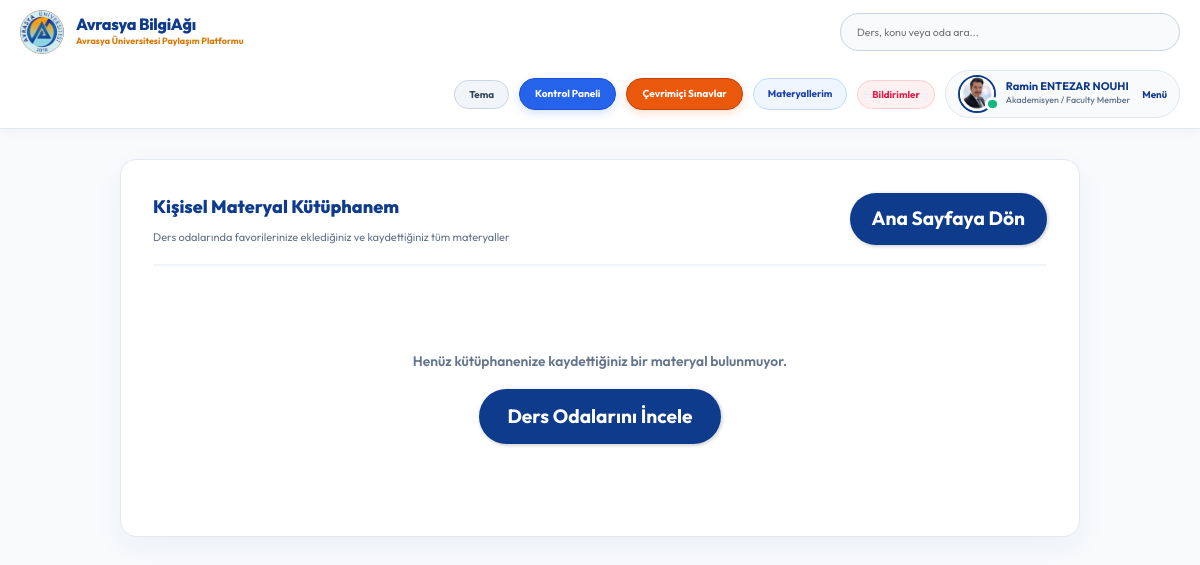
Page /my-saved-resources/ (signed in) on the committed database.
### base/models.py (models this page shows)
class User(AbstractUser):
    name = models.CharField(max_length=200, null=True, verbose_name="Ad Soyad")
    email = models.EmailField(unique=True, null=True, verbose_name="E-Posta Adresi")
    bio = models.TextField(null=True, verbose_name="Hakkımda (Biyografi)")
    avatar = models.ImageField(null=True, default="avatar.svg", verbose_name="Profil Fotoğrafı (Avatar)")
    student_id = models.CharField(max_length=50, null=True, blank=True, verbose_name="Öğrenci / Sicil No")
    department = models.CharField(max_length=100, choices=DEPARTMENT_CHOICES, default='Genel / Diğer', verbose_name="Fakülte / Bölüm")
    role = models.CharField(max_length=20, choices=ROLE_CHOICES, default='student', verbose_name="Akademik Rol")
    github_link = models.URLField(max_length=255, null=True, blank=True, verbose_name="GitHub Profili")
    linkedin_link = models.URLField(max_length=255, null=True, blank=True, verbose_name="LinkedIn Profili")
    objects = CustomUserManager()
    USERNAME_FIELD = 'email'
    REQUIRED_FIELDS = ['username']
    @property
    def unread_notifications_count(self):
        return self.notifications.filter(is_read=False).count()
    @property
    def unread_notifications(self):
        return self.notifications.filter(is_read=False)

### base/views.py (the view)
# urls.py: path('my-saved-resources/', views.saved_resources, name="saved-resources"),
@login_required(login_url='login')
def saved_resources(request):
    resources = request.user.saved_resources.all()
    return render(request, 'base/saved_resources.html', {'resources': resources})

### base/templates/base/saved_resources.html
{% extends 'main.html' %}
{% block content %}
<main class="layout" style="max-width: 1000px; margin: 30px auto; padding: 0 20px;">
    <div class="saved-resources-box" style="padding: 32px; border-radius: 16px; box-shadow: 0 10px 30px rgba(15, 59, 140, 0.05);">
        <div style="display: flex; justify-content: space-between; align-items: center; border-bottom: 2px solid #f1f5f9; padding-bottom: 18px; margin-bottom: 24px; flex-wrap: wrap; gap: 12px;">
            <div>
                <h2 style="margin: 0; font-size: 1.5rem; font-weight: 800; display: flex; align-items: center; gap: 10px;">
                    Kişisel Materyal Kütüphanem
                </h2>
                <p style="margin: 6px 0 0 0; font-size: 0.92rem;">Ders odalarında favorilerinize eklediğiniz ve kaydettiğiniz tüm materyaller</p>
            </div>
            <a href="{% url 'home' %}" class="btn btn--main" style="padding: 10px 22px; border-radius: 50px; font-weight: 700; text-decoration: none; display: inline-flex; align-items: center; gap: 8px;">
                Ana Sayfaya Dön
            </a>
        </div>
        <div style="display: flex; flex-direction: column; gap: 14px;">
            {% for res in resources %}
            <div class="saved-resource-card" style="display: flex; justify-content: space-between; align-items: center; padding: 18px 22px; border-radius: 12px; flex-wrap: wrap; gap: 12px;">
                <div>
                    <span style="display: inline-flex; align-items: center; gap: 6px; background: #eff6ff; color: #1e40af; font-size: 0.75rem; font-weight: 700; padding: 4px 12px; border-radius: 20px; margin-bottom: 6px;">
                        {{ res.room.name }}
                    </span>
                    <h4 style="margin: 0; font-size: 1.05rem; font-weight: 700;">{{ res.title }}</h4>
                    {% if res.description %}
                    <p style="margin: 4px 0 0 0; font-size: 0.85rem;">{{ res.description }}</p>
                    {% endif %}
                </div>
                <div style="display: flex; gap: 10px; align-items: center;">
                    {% if res.file %}
                    <a href="{{ res.file.url }}" target="_blank" class="btn btn--main" style="padding: 8px 16px; border-radius: 8px; font-size: 0.85rem; font-weight: 700; text-decoration: none; display: inline-flex; align-items: center; gap: 6px;">
                        Dosyayı İndir / Aç
                    </a>
                    {% elif res.link %}
                    <a href="{{ res.link }}" target="_blank" class="btn btn--main" style="padding: 8px 16px; border-radius: 8px; font-size: 0.85rem; font-weight: 700; text-decoration: none; display: inline-flex; align-items: center; gap: 6px;">
                        Bağlantıya Git
                    </a>
                    {% endif %}
                    <a href="{% url 'toggle-save-resource' res.id %}" style="background: #fee2e2; border: 1px solid #fca5a5; color: #dc2626; padding: 8px 14px; border-radius: 8px; font-size: 0.85rem; font-weight: 700; text-decoration: none; display: inline-flex; align-items: center; gap: 6px;">
                        Kaldır
                    </a>
                </div>
            </div>
            {% empty %}
            <div style="text-align: center; padding: 60px 20px; width: 100%;">
                <p style="font-size: 1.15rem; font-weight: 600; margin-bottom: 16px;">Henüz kütüphanenize kaydettiğiniz bir materyal bulunmuyor.</p>
                <a href="{% url 'home' %}" class="btn btn--main" style="padding: 12px 28px; border-radius: 50px; font-weight: 700; text-decoration: none; display: inline-flex; align-items: center; gap: 8px;">
                    Ders Odalarını İncele
                </a>
            </div>
            {% endfor %}
        </div>
    </div>
</main>
{% endblock content %}

### templates/navbar.html (shortened to what this page needs)
{% load static %}
<header class="header header--loggedIn" style="background: #ffffff; border-bottom: 1px solid #e2e8f0; padding: 10px 0; position: sticky; top: 0; z-index: 999; box-shadow: 0 2px 10px rgba(15, 59, 140, 0.04);">
    <div class="container" style="display: flex; justify-content: space-between; align-items: center; gap: 16px; flex-wrap: wrap; width: 100%; max-width: 1400px; margin: 0 auto; padding: 0 20px;">
        <a href="{% url 'home' %}" class="header__logo" style="display: flex; align-items: center; gap: 12px; text-decoration: none; flex-shrink: 0;">
            <img src="{% static 'images/avrasya_logo.png' %}" alt="Avrasya University Logo" style="width: 44px; height: 44px; object-fit: contain; background: transparent; border: none; border-radius: 50%; flex-shrink: 0;" />
            <div style="white-space: nowrap;">
                <h1 style="margin: 0; font-weight: 800; font-size: 1.35rem; color: #0f3b8c; letter-spacing: -0.3px; line-height: 1.2; white-space: nowrap !important;">Avrasya BilgiAğı</h1>
                <span style="font-size: 0.75rem; color: #d97706; font-weight: 700; display: block; white-space: nowrap !important;">Avrasya Üniversitesi Paylaşım Platformu</span>
            </div>
        </a>
        <form class="header__search" method="GET" action="{% url 'home' %}" style="flex: 1 1 220px; max-width: 340px; margin: 0;">
            <div style="background: #f8fafc; border: 1px solid #cbd5e1; border-radius: 50px; padding: 6px 16px; display: flex; align-items: center; gap: 10px; width: 100%; height: 38px;">
                <input name="q" placeholder="Ders, konu veya oda ara..." style="background: transparent; border: none; outline: none; width: 100%; font-size: 0.88rem; color: #1e293b; padding: 0;" />
            </div>
        </form>
        <nav class="header__menu" style="display: flex; align-items: center; gap: 10px; flex-shrink: 0; margin-left: auto;">
            <button id="themeToggleBtn" onclick="toggleTheme()" title="Gece / Gündüz Modu" style="background: #f1f5f9; border: 1px solid #cbd5e1; padding: 7px 14px; border-radius: 50px; display: flex; align-items: center; justify-content: center; cursor: pointer; font-size: 0.82rem; font-weight: 700; transition: all 0.2s ease; color: #334155; flex-shrink: 0;">
                Tema
            </button>
            {% if request.user.is_authenticated %}
            <a href="{% url 'dashboard' %}" style="display: inline-flex; align-items: center; gap: 6px; background: #2563eb; color: #ffffff; border: 1px solid #1d4ed8; padding: 7px 15px; border-radius: 50px; font-weight: 700; font-size: 0.84rem; text-decoration: none; white-space: nowrap; box-shadow: 0 3px 10px rgba(37, 99, 235, 0.2); flex-shrink: 0;">
                Kontrol Paneli
            </a>
            {% endif %}
            <a href="{% url 'quizzes' %}" style="display: inline-flex; align-items: center; gap: 6px; background: #ea580c; color: #ffffff; border: 1px solid #c2410c; padding: 7px 15px; border-radius: 50px; font-weight: 700; font-size: 0.84rem; text-decoration: none; white-space: nowrap; box-shadow: 0 3px 10px rgba(234, 88, 12, 0.2); flex-shrink: 0;">
                Çevrimiçi Sınavlar
            </a>
            {% if request.user.is_authenticated %}
            <a href="{% url 'saved-resources' %}" title="Kaydedilen Materyallerim" style="display: flex; align-items: center; justify-content: center; background: #eff6ff; border: 1px solid #bfdbfe; color: #1e40af; padding: 7px 14px; border-radius: 50px; text-decoration: none; font-size: 0.82rem; font-weight: 700; flex-shrink: 0;">
                Materyallerim
            </a>
            <div style="position: relative; flex-shrink: 0;">
                <button onclick="const m=document.getElementById('notifModal'); m.style.display = m.style.display === 'none' ? 'block' : 'none';" title="Bildirimler" style="background: #fff1f2; border: 1px solid #fecdd3; color: #e11d48; padding: 7px 14px; border-radius: 50px; cursor: pointer; font-size: 0.82rem; font-weight: 700; display: flex; align-items: center; gap: 6px; position: relative;">
                    Bildirimler
                </button>
            </div>
            <div class="header__user" style="display: flex; align-items: center; gap: 12px; background: #f8fafc; border: 1px solid #e2e8f0; padding: 4px 12px; border-radius: 50px; flex-shrink: 0;">
                <a href="{% url 'update-user' %}" style="display: flex; align-items: center; gap: 10px; text-decoration: none;">
                    <div class="avatar avatar--medium active">
                        <img src="{{request.user.avatar.url}}" style="width: 34px; height: 34px; border-radius: 50%; object-fit: cover;" />
                    </div>
                    <div>
                        <p style="margin: 0; font-weight: 700; color: #0f3b8c; line-height: 1.2; font-size: 0.92rem; white-space: nowrap;">{{request.user.name|default:request.user.username}}</p>
                        <span style="font-size: 0.74rem; color: #64748b; font-weight: 500; display: block; white-space: nowrap;">{{request.user.get_role_display}}</span>
                    </div>
                </a>
                <button class="dropdown-button" style="background: transparent; border: none; cursor: pointer; font-weight: 700; color: #0f3b8c; font-size: 0.82rem;">
                    Menü
                </button>
            </div>
            {% endif %}
        </nav>
    </div>
</header>

### static/styles/style.css (style rules this page uses)
:root { --color-main: #0f3b8c; --color-main-light: #e0f2fe; --color-accent: #d97706; --color-dark: #ffffff; --color-dark-medium: #f1f5f9; --color-dark-light: #e2e8f0; --color-light: #ffffff; --color-gray: #64748b; --color-light-gray: #1e293b; --color-bg: #f8fafc; --color-success: #10b981; --color-error: #ef4444; }
*, body, h1, h2, h3, h4, h5, h6, p, a, span, button, input, select, textarea { font-family: "Metropolis", "Outfit", -apple-system, BlinkMacSystemFont, "Segoe UI", Roboto, sans-serif !important; margin: 0; padding: 0; box-sizing: border-box; text-rendering: optimizeLegibility; font-size: inherit; }
html { font-size: 68.75%; }
@media only screen and (min-width: 1200px) { html { font-size: 75%; } }
body { line-height: 1.65; font-weight: 400; font-size: 1.6rem; color: var(--color-light-gray); background-color: var(--color-bg); min-height: 100vh; }
img { width: 100%; }
a { display: inline-block; color: var(--color-main); text-decoration: none; }
.container { max-width: 1580px; width: 93%; margin: auto; }
.btn { background-color: transparent; border: none; display: inline-flex; align-items: center; gap: 1rem; cursor: pointer; transition: all ease-in-out 0.3s; padding: 1rem 2rem; border-radius: 5px; box-shadow: 1px 1px 3px 1px rgba(0, 0, 0, 0.15); font-weight: 500; }
.btn--main { background-color: var(--color-main); color: var(--color-dark); }
.avatar { position: relative; display: inline-block; border-radius: 50%; border: 2px solid var(--color-main); }
.avatar img { display: block; border-radius: 50%; object-fit: cover; object-position: center; }
.avatar::after { content: ""; display: block; position: absolute; background-color: var(--color-gray); z-index: 111; border-radius: 50%; border: 0.3rem solid var(--color-dark); }
.avatar.active::after { background-color: var(--color-success); }
.avatar.avatar--medium img { width: 3.6rem; height: 3.6rem; border-radius: 50%; }
.avatar.avatar--medium:after { width: 0.7rem; height: 0.7rem; bottom: 0px; right: -6px; }
.header { padding: 1.5rem; background-color: var(--color-dark); border-bottom: 1px solid var(--color-dark-light); box-shadow: 0 2px 15px rgba(15, 59, 140, 0.06); }
.header > .container { display: flex; gap: 9.5rem; }
.header__logo, .header__user { display: flex; gap: 2rem; align-items: center; }
.header__logo > img { height: 3.2rem; width: 3.2rem; }
.header__search input { width: 30rem; background: transparent; border: none; outline: none; color: var(--color-light-gray); }
.header__menu { margin-left: auto; position: relative; }
.header__menu a { display: flex; gap: 1.5rem; align-items: center; font-weight: 500; text-decoration: none; color: var(--color-gray); }
.header__menu img { height: 3.6rem; }
.header__menu p { line-height: 1.2; }
.header__menu span { color: var(--color-main); font-weight: 500; font-size: 1.4rem; display: block; }
.dropdown-button { background: transparent; border: 0; outline: 0; cursor: pointer; }
.layout { margin-top: 3.2rem; }
.header__logo img { background: transparent !important; border: none !important; box-shadow: none !important; }
.saved-resources-box { background: #ffffff; border: 1px solid #e2e8f0; }
.saved-resources-box h2 { color: #0f3b8c; }
.saved-resources-box p { color: #64748b; }

### rows in the picture
User: user.avatar (picture), user.name "Ramin ENTEZAR NOUHI", user.role "Akademisyen / Faculty Member"
